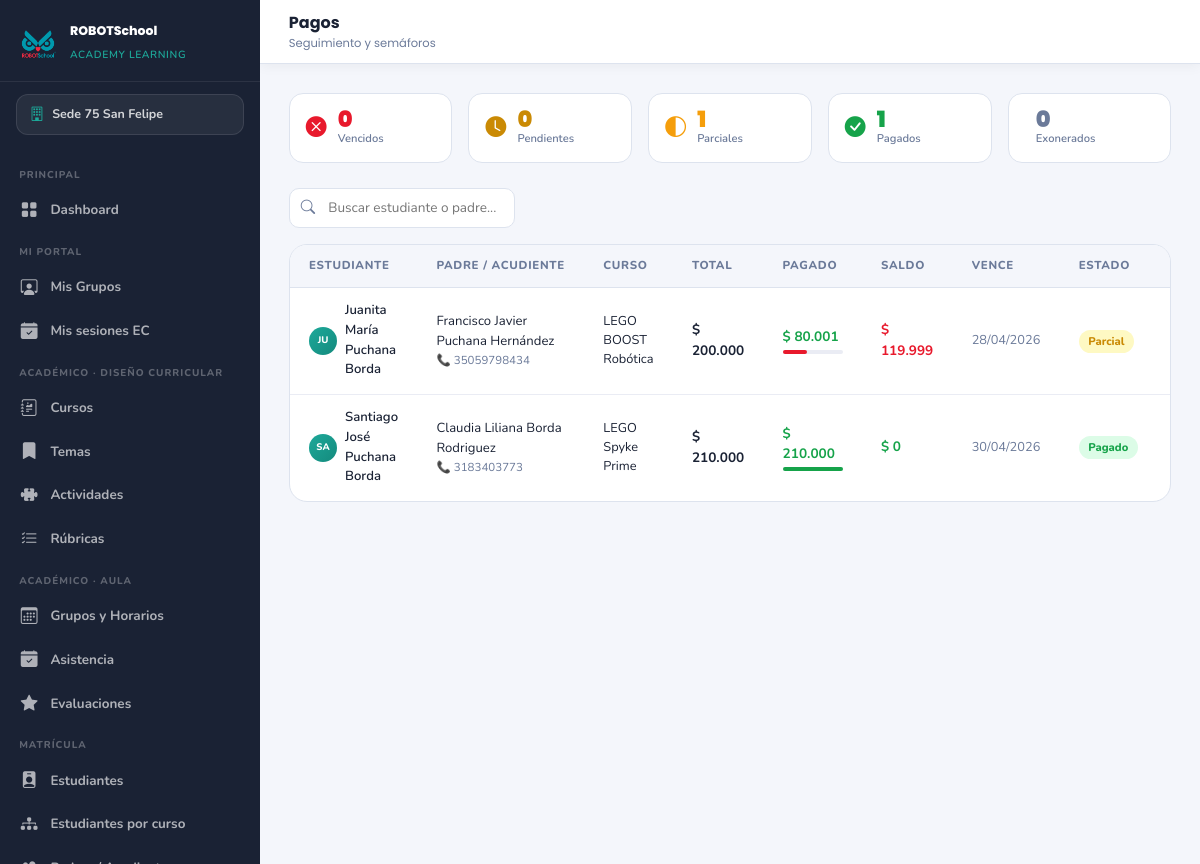
/modulos/pagos/index.php (signed in), run on the app's committed database.
### tables this page shows
CREATE TABLE `sedes` (
  `id` int(10) UNSIGNED NOT NULL,
  `nombre` varchar(100) NOT NULL,
  `ciudad` varchar(80) NOT NULL,
  `direccion` varchar(150) NOT NULL,
  `telefono` varchar(20) DEFAULT NULL,
  `email` varchar(100) DEFAULT NULL,
  `activa` tinyint(1) NOT NULL DEFAULT 1,
  `created_at` datetime NOT NULL DEFAULT current_timestamp()
);

CREATE TABLE `pagos` (
  `id` int(10) UNSIGNED NOT NULL,
  `matricula_id` int(10) UNSIGNED NOT NULL,
  `padre_id` int(10) UNSIGNED NOT NULL,
  `valor_total` decimal(10,2) NOT NULL,
  `valor_pagado` decimal(10,2) NOT NULL DEFAULT 0.00,
  `estado` enum('pendiente','parcial','pagado','vencido','exonerado') NOT NULL DEFAULT 'pendiente',
  `fecha_limite` date DEFAULT NULL,
  `observaciones` text DEFAULT NULL,
  `created_at` datetime NOT NULL DEFAULT current_timestamp(),
  `updated_at` datetime NOT NULL DEFAULT current_timestamp() ON UPDATE current_timestamp()
);

CREATE TABLE `estudiantes` (
  `id` int(10) UNSIGNED NOT NULL,
  `padre_id` int(10) UNSIGNED NOT NULL,
  `sede_id` int(10) UNSIGNED NOT NULL,
  `nombre_completo` varchar(150) NOT NULL,
  `tipo_doc` enum('TI','RC','PP','CE') NOT NULL DEFAULT 'TI',
  `numero_doc` varchar(30) DEFAULT NULL,
  `fecha_nacimiento` date NOT NULL,
  `genero` enum('masculino','femenino','otro','prefiero_no_decir') NOT NULL DEFAULT 'prefiero_no_decir',
  `colegio` varchar(150) DEFAULT NULL,
  `grado` varchar(30) DEFAULT NULL,
  `eps` varchar(100) DEFAULT NULL,
  `grupo_sanguineo` varchar(10) DEFAULT NULL,
  `seguro_estudiantil` varchar(150) DEFAULT NULL,
  `alergias` text DEFAULT NULL,
  `observaciones` text DEFAULT NULL,
  `avatar` varchar(255) DEFAULT NULL COMMENT 'Ruta relativa en /uploads/estudiantes/',
  `activo` tinyint(1) NOT NULL DEFAULT 1,
  `created_at` datetime NOT NULL DEFAULT current_timestamp(),
  `updated_at` datetime NOT NULL DEFAULT current_timestamp() ON UPDATE current_timestamp()
);

CREATE TABLE `padres` (
  `id` int(10) UNSIGNED NOT NULL,
  `usuario_id` int(10) UNSIGNED NOT NULL,
  `nombre_completo` varchar(150) NOT NULL,
  `tipo_doc` enum('CC','CE','PP','NIT','TI') NOT NULL DEFAULT 'CC',
  `numero_doc` varchar(30) NOT NULL,
  `telefono` varchar(20) NOT NULL,
  `telefono_alt` varchar(20) DEFAULT NULL,
  `email` varchar(120) NOT NULL,
  `direccion` varchar(200) DEFAULT NULL,
  `ocupacion` varchar(100) DEFAULT NULL,
  `acepta_datos` tinyint(1) NOT NULL DEFAULT 0 COMMENT 'Política de tratamiento de datos',
  `acepta_imagenes` tinyint(1) NOT NULL DEFAULT 0 COMMENT 'Autorización uso de imágenes',
  `fecha_aceptacion` datetime DEFAULT NULL,
  `ip_aceptacion` varchar(45) DEFAULT NULL,
  `created_at` datetime NOT NULL DEFAULT current_timestamp()
);

CREATE TABLE `cursos` (
  `id` int(10) UNSIGNED NOT NULL,
  `nombre` varchar(150) NOT NULL,
  `imagen` varchar(255) DEFAULT NULL COMMENT 'Ruta relativa en /uploads/cursos/',
  `introduccion` text DEFAULT NULL,
  `objetivos` text DEFAULT NULL,
  `edad_min` tinyint(3) UNSIGNED DEFAULT NULL,
  `edad_max` tinyint(3) UNSIGNED DEFAULT NULL,
  `valor` decimal(10,2) NOT NULL DEFAULT 0.00,
  `tipo_valor` enum('mensual','semestral') NOT NULL DEFAULT 'mensual',
  `cupo_maximo` int(10) UNSIGNED NOT NULL DEFAULT 20,
  `publicado` tinyint(1) NOT NULL DEFAULT 0,
  `orden` int(10) UNSIGNED NOT NULL DEFAULT 0,
  `created_at` datetime NOT NULL DEFAULT current_timestamp(),
  `updated_at` datetime NOT NULL DEFAULT current_timestamp() ON UPDATE current_timestamp()
);

### config/config.php (called while the page is built, shortened)
<?php
function h($str) {
    return htmlspecialchars($str ?? '', ENT_QUOTES, 'UTF-8');
}
function formatCOP($valor) {
    return '$ ' . number_format($valor, 0, ',', '.');
}
function formatFecha($fecha) {
    return date('d/m/Y', strtotime($fecha));
}

### modulos/pagos/index.php (the view, shortened to what this page needs)
<?php
require_once __DIR__ . '/../../config/config.php';
require_once ROOT . '/config/auth.php';
$menu_activo = 'pagos';
$sede_filtro = getSedeFiltro();
$buscar      = trim($_GET['buscar'] ?? '');
$filtro_est  = $_GET['estado'] ?? '';
$pdo->query("UPDATE pagos SET estado='vencido' WHERE estado='pendiente' AND fecha_limite < CURDATE() AND valor_pagado = 0");
$pdo->query("UPDATE pagos SET estado='vencido' WHERE estado='parcial'  AND fecha_limite < CURDATE() AND valor_pagado < valor_total");
$where  = ['1=1'];
$params = [];
if ($sede_filtro) { $where[] = 'm.sede_id = ?'; $params[] = $sede_filtro; }
$pagos = $pdo->prepare("
    SELECT p.*, e.nombre_completo AS estudiante, e.avatar,
        pa.nombre_completo AS padre, pa.telefono AS padre_tel,
        c.nombre AS curso, g.nombre AS grupo, m.sede_id,
        (p.valor_total - p.valor_pagado) AS saldo
    FROM pagos p
    JOIN matriculas m  ON m.id = p.matricula_id
    JOIN estudiantes e ON e.id = m.estudiante_id
    JOIN padres pa     ON pa.id = p.padre_id
    JOIN grupos g      ON g.id = m.grupo_id
    JOIN cursos c      ON c.id = g.curso_id
    WHERE " . implode(' AND ', $where) . "
    ORDER BY
        FIELD(p.estado,'vencido','pendiente','parcial','pagado','exonerado'),
        p.fecha_limite ASC
");
$pagos->execute($params);
$pagos = $pagos->fetchAll();
$sem = ['pagado'=>0,'parcial'=>0,'pendiente'=>0,'vencido'=>0,'exonerado'=>0];
foreach ($pagos as $pg) { if (isset($sem[$pg['estado']])) $sem[$pg['estado']]++; }
$estados_label = ['pagado'=>'Pagado','parcial'=>'Parcial','pendiente'=>'Pendiente','vencido'=>'Vencido','exonerado'=>'Exonerado'];
require_once ROOT . '/includes/head.php';
require_once ROOT . '/includes/sidebar.php';
?>
<header class="main-header">
  <div class="header-title">
    Pagos <small>Seguimiento y sem&aacute;foros</small>
  </div>
</header>
<main class="main-content">
  <div style="display:flex;gap:1rem;margin-bottom:1.6rem;flex-wrap:wrap;">
    <?php
      $sem_config = [
        'vencido'    => ['color'=>'var(--red)',   'bg'=>'var(--red-l)',  'icon'=>'bi-x-circle-fill',       'label'=>'Vencidos'],
        'pendiente'  => ['color'=>'#ca8a04',      'bg'=>'#fef9c3',       'icon'=>'bi-clock-fill',           'label'=>'Pendientes'],
        'parcial'    => ['color'=>'#F59E0B',       'bg'=>'#fff8e1',       'icon'=>'bi-circle-half',          'label'=>'Parciales'],
        'pagado'     => ['color'=>'#16a34a',       'bg'=>'#dcfce7',       'icon'=>'bi-check-circle-fill',    'label'=>'Pagados'],
        'exonerado'  => ['color'=>'var(--muted)',  'bg'=>'var(--gray2)',  'icon'=>'bi-shield-check-fill',   'label'=>'Exonerados'],
      ];
      foreach ($sem_config as $est => $cfg):
    ?>
    <a href="?estado=<?= $est ?><?= $buscar?'&buscar='.urlencode($buscar):'' ?>"
       style="text-decoration:none;flex:1;min-width:120px;">
      <div style="background:<?= $filtro_est===$est?$cfg['bg']:'#fff' ?>;border:1.5px solid <?= $filtro_est===$est?$cfg['color']:' var(--border)' ?>;border-radius:14px;padding:.9rem 1rem;display:flex;align-items:center;gap:.7rem;transition:all .2s;"
           onmouseover="this.style.borderColor='<?= $cfg['color'] ?>'" onmouseout="this.style.borderColor='<?= $filtro_est===$est?$cfg['color']:'var(--border)' ?>'">
        <i class="bi <?= $cfg['icon'] ?>" style="font-size:1.3rem;color:<?= $cfg['color'] ?>;flex-shrink:0;"></i>
        <div>
          <div style="font-family:'Poppins',sans-serif;font-size:1.4rem;font-weight:900;color:<?= $cfg['color'] ?>;line-height:1;">
            <?= $sem[$est] ?>
          </div>
          <div style="font-size:.7rem;color:var(--muted);font-weight:600;"><?= $cfg['label'] ?></div>
        </div>
      </div>
    </a>
    <?php endforeach; ?>
  </div>
  <div class="toolbar" style="margin-bottom:1rem;">
    <div class="toolbar-left">
      <form method="GET" style="display:contents;">
        <div class="search-box">
          <i class="bi bi-search"></i>
          <input type="text" name="buscar" placeholder="Buscar estudiante o padre..."
                 value="<?= h($buscar) ?>" onchange="this.form.submit()"/>
        </div>
      </form>
    </div>
  </div>
  <?php if (empty($pagos)): ?>
    <div class="empty-state">
      <i class="bi bi-cash-stack"></i>
      <h3>No hay pagos<?= $filtro_est ? ' '.strtolower($estados_label[$filtro_est]) : '' ?></h3>
      <p>Los pagos se crean autom&aacute;ticamente al matricular un estudiante.</p>
    </div>
  <?php else: ?>
    <div class="card-rsal" style="padding:0;overflow:hidden;margin:0;">
      <table class="table-rsal">
        <thead>
          <tr>
            <th>Estudiante</th>
            <th>Padre / Acudiente</th>
            <th>Curso</th>
            <th>Total</th>
            <th>Pagado</th>
            <th>Saldo</th>
            <th>Vence</th>
            <th>Estado</th>
            <th>Acciones</th>
          </tr>
        </thead>
        <tbody>
          <?php foreach ($pagos as $p):
            $sem_color = [
              'pagado'    => '#16a34a',
              'parcial'   => '#ca8a04',
              'pendiente' => '#ca8a04',
              'vencido'   => 'var(--red)',
              'exonerado' => 'var(--muted)',
            ][$p['estado']] ?? 'var(--muted)';
            $sem_bg = [
              'pagado'    => '#dcfce7',
              'parcial'   => '#fef9c3',
              'pendiente' => '#fef9c3',
              'vencido'   => 'var(--red-l)',
              'exonerado' => 'var(--gray2)',
            ][$p['estado']] ?? 'var(--gray2)';
            $pct = $p['valor_total'] > 0 ? round(($p['valor_pagado']/$p['valor_total'])*100) : 0;
            $bar_color = $pct>=100?'#16a34a':($pct>=50?'#F59E0B':'var(--red)');
            $vence_hoy = $p['fecha_limite'] && $p['fecha_limite'] <= date('Y-m-d');
          ?>
          <tr style="<?= $p['estado']==='vencido'?'background:rgba(232,25,44,.03)':'' ?>">
            <td>
              <div style="display:flex;align-items:center;gap:.5rem;">
                <?php if ($p['avatar'] && file_exists(ROOT.'/uploads/estudiantes/'.$p['avatar'])): ?>
                  <img src="<?= $U ?>uploads/estudiantes/<?= h($p['avatar']) ?>"
                       style="width:28px;height:28px;border-radius:50%;object-fit:cover;flex-shrink:0;"/>
                <?php else: ?>
                  <div style="width:28px;height:28px;border-radius:50%;background:linear-gradient(135deg,var(--teal),var(--teal-d));display:flex;align-items:center;justify-content:center;font-size:.6rem;font-weight:800;color:#fff;flex-shrink:0;">
                    <?= strtoupper(substr($p['estudiante'],0,2)) ?>
                  </div>
                <?php endif; ?>
                <span style="font-size:.82rem;font-weight:600;"><?= h($p['estudiante']) ?></span>
              </div>
            </td>
            <td>
              <div style="font-size:.82rem;"><?= h($p['padre']) ?></div>
              <div style="font-size:.72rem;color:var(--muted);">&#128222; <?= h($p['padre_tel']) ?></div>
            </td>
            <td style="font-size:.8rem;"><?= h($p['curso']) ?></td>
            <td style="font-size:.85rem;font-weight:700;"><?= formatCOP($p['valor_total']) ?></td>
            <td>
              <div style="font-size:.85rem;font-weight:700;color:#16a34a;"><?= formatCOP($p['valor_pagado']) ?></div>
              <div style="height:4px;background:var(--gray2);border-radius:2px;margin-top:3px;width:60px;">
                <div style="height:100%;width:<?= min($pct,100) ?>%;background:<?= $bar_color ?>;border-radius:2px;"></div>
              </div>
            </td>
            <td style="font-size:.85rem;font-weight:700;color:<?= (float)$p['saldo']>0?'var(--red)':'#16a34a' ?>;">
              <?= formatCOP($p['saldo']) ?>
            </td>
            <td style="font-size:.8rem;color:<?= $vence_hoy&&$p['estado']!=='pagado'?'var(--red)':'var(--muted)' ?>;font-weight:<?= $vence_hoy?'700':'400' ?>;">
              <?= $p['fecha_limite'] ? formatFecha($p['fecha_limite']) : '&mdash;' ?>
            </td>
            <td>
              <span style="background:<?= $sem_bg ?>;color:<?= $sem_color ?>;font-size:.7rem;font-weight:800;padding:.25rem .6rem;border-radius:20px;white-space:nowrap;">
                <?= $estados_label[$p['estado']] ?? $p['estado'] ?>
              </span>
            </td>
            <td>
            </td>
          </tr>
          <?php endforeach; ?>
        </tbody>
      </table>
    </div>
  <?php endif; ?>
</main>
</body>
</html>

### includes/sidebar.php (shortened to what this page needs)
<?php
$menu_activo = $menu_activo ?? '';
$rol_actual  = $_SESSION['usuario_rol'] ?? '';
$sedes_nav = $pdo->query("SELECT * FROM sedes WHERE activa = 1 ORDER BY nombre")->fetchAll();
$sede_nombre_activa = 'Todas las sedes';
if ($rol_actual !== 'admin_general' && !empty($_SESSION['sede_id'])) {
    foreach ($sedes_nav as $s) {
        if ($s['id'] == $_SESSION['sede_id']) { $sede_nombre_activa = $s['nombre']; break; }
    }
}
function menu_class($nombre) {
    global $menu_activo;
    return $menu_activo === $nombre ? 'menu-item active' : 'menu-item';
}
$U = BASE_URL;
$es_admin    = in_array($rol_actual, ['admin_general','admin_sede']);
$es_coord    = in_array($rol_actual, ['admin_general','admin_sede','coordinador_pedagogico']);
$es_docente  = in_array($rol_actual, ['admin_general','admin_sede','coordinador_pedagogico','docente']);
?>
<nav class="sidebar" id="sidebar">
  <div class="sidebar-brand">
    <img src="<?= $U ?>assets/img/logo R sin fondo.png" alt="RSAL"/>
    <div class="sidebar-brand-text">
      <strong>ROBOTSchool</strong>
      <small>Academy Learning</small>
    </div>
  </div>
  <div class="sede-selector">
    <i class="bi bi-building"></i>
    <span><?= h($sede_nombre_activa) ?></span>
  </div>
  <div class="sidebar-menu">
    <?php if ($es_admin): ?>
    <div class="menu-section">Principal</div>
    <a href="<?= $U ?>dashboard.php" class="<?= menu_class('dashboard') ?>">
      <i class="bi bi-grid-fill"></i> Dashboard
    </a>
    <?php endif; ?>
    <?php if ($es_docente): ?>
    <div class="menu-section">Mi Portal</div>
    <a href="<?= $U ?>docente/index.php" class="<?= menu_class('docente') ?>">
      <i class="bi bi-person-workspace"></i> Mis Grupos
    </a>
    <a href="<?= $U ?>modulos/extracurriculares/asistencia/mis_sesiones.php" class="<?= menu_class('ec_mis_sesiones') ?>">
      <i class="bi bi-calendar-check-fill"></i> Mis sesiones EC
    </a>
    <?php endif; ?>
    <?php if ($es_coord): ?>
    <div class="menu-section">Acad&eacute;mico &middot; Dise&ntilde;o curricular</div>
    <a href="<?= $U ?>modulos/academico/cursos/index.php" class="<?= menu_class('cursos') ?>">
      <i class="bi bi-journal-richtext"></i> Cursos
    </a>
    <a href="<?= $U ?>modulos/academico/temas/index.php" class="<?= menu_class('temas') ?>">
      <i class="bi bi-bookmark-fill"></i> Temas
    </a>
    <a href="<?= $U ?>modulos/academico/actividades/index.php" class="<?= menu_class('actividades') ?>">
      <i class="bi bi-puzzle-fill"></i> Actividades
    </a>
    <a href="<?= $U ?>modulos/academico/rubricas/index.php" class="<?= menu_class('rubricas') ?>">
      <i class="bi bi-list-check"></i> R&uacute;bricas
    </a>
    <?php endif; ?>
    <?php if ($es_docente): ?>
    <div class="menu-section">Acad&eacute;mico &middot; Aula</div>
    <a href="<?= $U ?>modulos/academico/grupos/index.php" class="<?= menu_class('grupos') ?>">
      <i class="bi bi-calendar3"></i> Grupos y Horarios
    </a>
    <a href="<?= $U ?>modulos/academico/asistencia/index.php" class="<?= menu_class('asistencia') ?>">
      <i class="bi bi-calendar-check-fill"></i> Asistencia
    </a>
    <a href="<?= $U ?>modulos/academico/evaluaciones/index.php" class="<?= menu_class('evaluaciones') ?>">
      <i class="bi bi-star-fill"></i> Evaluaciones
    </a>
    <?php endif; ?>
    <?php if ($es_coord): ?>
    <div class="menu-section">Matr&iacute;cula</div>
    <a href="<?= $U ?>modulos/estudiantes/index.php" class="<?= menu_class('estudiantes') ?>">
      <i class="bi bi-person-badge-fill"></i> Estudiantes
    </a>
    <a href="<?= $U ?>modulos/academico/estudiantes_por_curso.php" class="<?= menu_class('estudiantes_curso') ?>">
      <i class="bi bi-diagram-3-fill"></i> Estudiantes por curso
    </a>
    <?php if ($es_admin): ?>
    <a href="<?= $U ?>modulos/padres/index.php" class="<?= menu_class('padres') ?>">
      <i class="bi bi-people-fill"></i> Padres / Acudientes
    </a>
    <?php endif; ?>
    <?php endif; ?>
  </div>
</nav>

### data on the page
sedes: nombre "Sede 75 San Felipe"
pagos: estudiantes.nombre_completo "JU", estudiantes.nombre_completo "Juanita María Puchana Borda", padre.nombre_completo "Francisco Javier Puchana Hernández", padre.telefono "35059798434", cursos.nombre "LEGO BOOST Robótica", valor_total "$ 200.000", valor_pagado "$ 80.001", saldo "$ 119.999", fecha_limite "28/04/2026", estado "Parcial"
pagos: estudiantes.nombre_completo "SA", estudiantes.nombre_completo "Santiago José Puchana Borda", padre.nombre_completo "Claudia Liliana Borda Rodriguez", padre.telefono "3183403773", cursos.nombre "LEGO Spyke Prime", valor_total "$ 210.000", valor_pagado "$ 210.000", saldo "$ 0", fecha_limite "30/04/2026", estado "Pagado"

### other printed values
$sem[$est] "0"
$cfg['label'] "Vencidos"
$cfg['label'] "Pendientes"
$sem[$est] "1"
$cfg['label'] "Parciales"
$cfg['label'] "Pagados"
$cfg['label'] "Exonerados"
